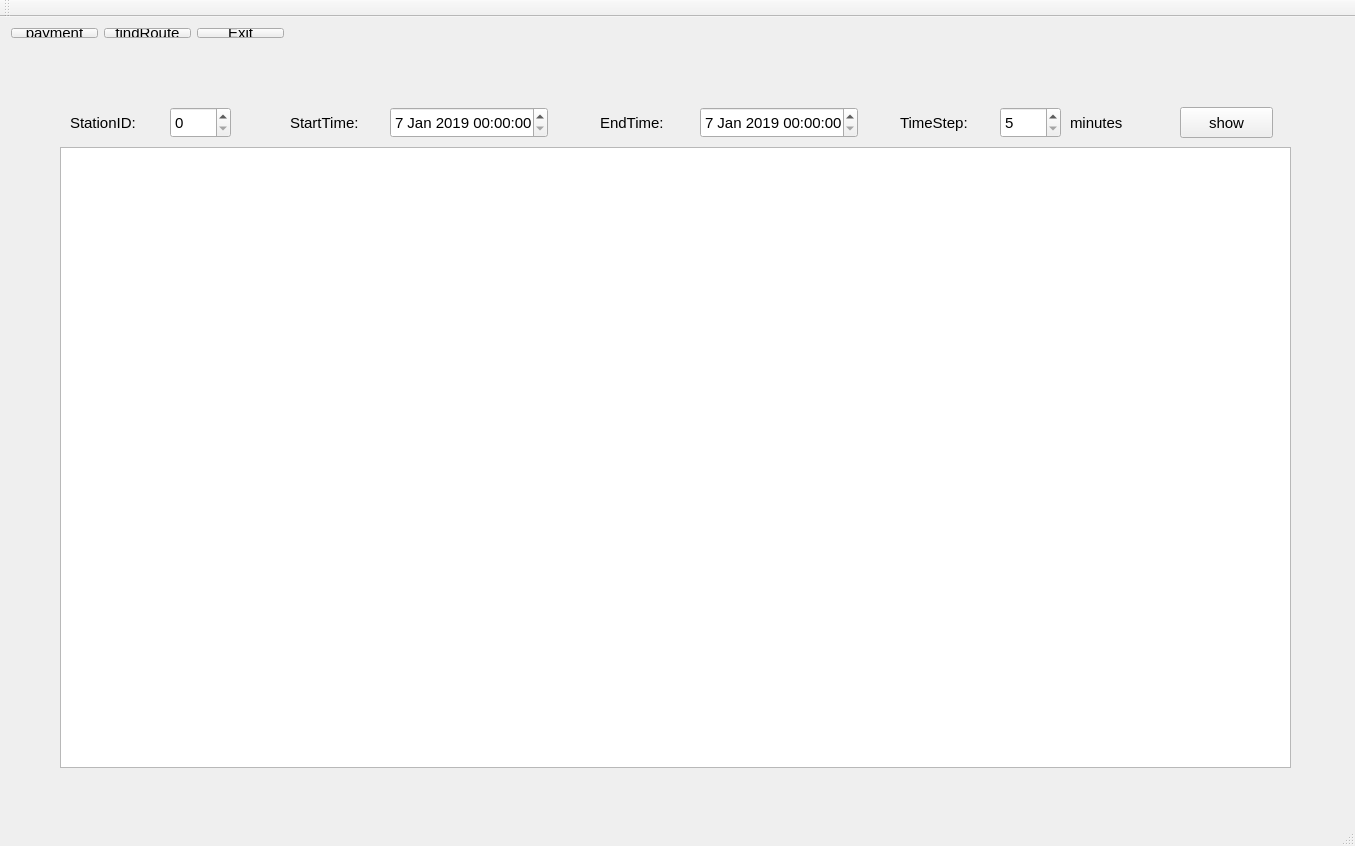
<?xml version="1.0" encoding="UTF-8"?>
<ui version="4.0">
 <class>MainWindow</class>
 <widget class="QMainWindow" name="MainWindow">
  <property name="geometry">
   <rect>
    <x>0</x>
    <y>0</y>
    <width>1355</width>
    <height>846</height>
   </rect>
  </property>
  <property name="font">
   <font>
    <family>Arial</family>
    <pointsize>11</pointsize>
   </font>
  </property>
  <property name="windowTitle">
   <string>MainWindow</string>
  </property>
  <widget class="QWidget" name="centralWidget">
   <widget class="QGraphicsView" name="graphicsView">
    <property name="geometry">
     <rect>
      <x>60</x>
      <y>130</y>
      <width>1231</width>
      <height>621</height>
     </rect>
    </property>
   </widget>
   <widget class="QLabel" name="label">
    <property name="geometry">
     <rect>
      <x>70</x>
      <y>90</y>
      <width>81</width>
      <height>31</height>
     </rect>
    </property>
    <property name="font">
     <font>
      <family>Arial</family>
      <pointsize>11</pointsize>
     </font>
    </property>
    <property name="text">
     <string>StationID:</string>
    </property>
   </widget>
   <widget class="QLabel" name="label_2">
    <property name="geometry">
     <rect>
      <x>600</x>
      <y>90</y>
      <width>81</width>
      <height>31</height>
     </rect>
    </property>
    <property name="font">
     <font>
      <family>Arial</family>
      <pointsize>11</pointsize>
     </font>
    </property>
    <property name="text">
     <string>EndTime:</string>
    </property>
   </widget>
   <widget class="QLabel" name="label_3">
    <property name="geometry">
     <rect>
      <x>290</x>
      <y>90</y>
      <width>81</width>
      <height>31</height>
     </rect>
    </property>
    <property name="font">
     <font>
      <family>Arial</family>
      <pointsize>11</pointsize>
     </font>
    </property>
    <property name="text">
     <string>StartTime:</string>
    </property>
   </widget>
   <widget class="QLabel" name="label_4">
    <property name="geometry">
     <rect>
      <x>900</x>
      <y>90</y>
      <width>81</width>
      <height>31</height>
     </rect>
    </property>
    <property name="font">
     <font>
      <family>Arial</family>
      <pointsize>11</pointsize>
     </font>
    </property>
    <property name="text">
     <string>TimeStep:</string>
    </property>
   </widget>
   <widget class="QPushButton" name="pushButton_4">
    <property name="geometry">
     <rect>
      <x>1180</x>
      <y>90</y>
      <width>93</width>
      <height>31</height>
     </rect>
    </property>
    <property name="font">
     <font>
      <family>Arial</family>
      <pointsize>11</pointsize>
     </font>
    </property>
    <property name="text">
     <string>show</string>
    </property>
   </widget>
   <widget class="QWidget" name="layoutWidget">
    <property name="geometry">
     <rect>
      <x>0</x>
      <y>0</y>
      <width>295</width>
      <height>32</height>
     </rect>
    </property>
    <layout class="QHBoxLayout" name="horizontalLayout">
     <item>
      <widget class="QPushButton" name="pushButton">
       <property name="text">
        <string>payment</string>
       </property>
      </widget>
     </item>
     <item>
      <widget class="QPushButton" name="pushButton_2">
       <property name="text">
        <string>findRoute</string>
       </property>
      </widget>
     </item>
     <item>
      <widget class="QPushButton" name="pushButton_3">
       <property name="text">
        <string>Exit</string>
       </property>
      </widget>
     </item>
    </layout>
   </widget>
   <widget class="QDateTimeEdit" name="dateTimeEdit">
    <property name="geometry">
     <rect>
      <x>700</x>
      <y>90</y>
      <width>158</width>
      <height>31</height>
     </rect>
    </property>
    <property name="font">
     <font>
      <family>Arial</family>
      <pointsize>11</pointsize>
     </font>
    </property>
    <property name="time">
     <time>
      <hour>0</hour>
      <minute>0</minute>
      <second>0</second>
     </time>
    </property>
    <property name="maximumDateTime">
     <datetime>
      <hour>23</hour>
      <minute>59</minute>
      <second>59</second>
      <year>2019</year>
      <month>1</month>
      <day>13</day>
     </datetime>
    </property>
    <property name="minimumDateTime">
     <datetime>
      <hour>0</hour>
      <minute>0</minute>
      <second>0</second>
      <year>2019</year>
      <month>1</month>
      <day>7</day>
     </datetime>
    </property>
   </widget>
   <widget class="QDateTimeEdit" name="dateTimeEdit_2">
    <property name="geometry">
     <rect>
      <x>390</x>
      <y>90</y>
      <width>158</width>
      <height>31</height>
     </rect>
    </property>
    <property name="font">
     <font>
      <family>Arial</family>
      <pointsize>11</pointsize>
     </font>
    </property>
    <property name="time">
     <time>
      <hour>0</hour>
      <minute>0</minute>
      <second>0</second>
     </time>
    </property>
    <property name="maximumDateTime">
     <datetime>
      <hour>23</hour>
      <minute>59</minute>
      <second>59</second>
      <year>2019</year>
      <month>1</month>
      <day>13</day>
     </datetime>
    </property>
    <property name="minimumDateTime">
     <datetime>
      <hour>0</hour>
      <minute>0</minute>
      <second>0</second>
      <year>2019</year>
      <month>1</month>
      <day>7</day>
     </datetime>
    </property>
    <property name="minimumDate">
     <date>
      <year>2019</year>
      <month>1</month>
      <day>7</day>
     </date>
    </property>
   </widget>
   <widget class="QSpinBox" name="spinBox">
    <property name="geometry">
     <rect>
      <x>170</x>
      <y>90</y>
      <width>61</width>
      <height>31</height>
     </rect>
    </property>
    <property name="font">
     <font>
      <family>Arial</family>
      <pointsize>11</pointsize>
     </font>
    </property>
    <property name="maximum">
     <number>80</number>
    </property>
   </widget>
   <widget class="QSpinBox" name="spinBox_2">
    <property name="geometry">
     <rect>
      <x>1000</x>
      <y>90</y>
      <width>61</width>
      <height>31</height>
     </rect>
    </property>
    <property name="font">
     <font>
      <family>Arial</family>
      <pointsize>11</pointsize>
     </font>
    </property>
    <property name="minimum">
     <number>5</number>
    </property>
    <property name="maximum">
     <number>720</number>
    </property>
    <property name="singleStep">
     <number>5</number>
    </property>
   </widget>
   <widget class="QLabel" name="label_5">
    <property name="geometry">
     <rect>
      <x>1070</x>
      <y>90</y>
      <width>81</width>
      <height>31</height>
     </rect>
    </property>
    <property name="font">
     <font>
      <family>Arial</family>
      <pointsize>11</pointsize>
     </font>
    </property>
    <property name="text">
     <string>minutes</string>
    </property>
   </widget>
  </widget>
  <widget class="QMenuBar" name="menuBar">
   <property name="geometry">
    <rect>
     <x>0</x>
     <y>0</y>
     <width>1355</width>
     <height>26</height>
    </rect>
   </property>
  </widget>
  <widget class="QToolBar" name="mainToolBar">
   <attribute name="toolBarArea">
    <enum>TopToolBarArea</enum>
   </attribute>
   <attribute name="toolBarBreak">
    <bool>false</bool>
   </attribute>
  </widget>
  <widget class="QStatusBar" name="statusBar"/>
 </widget>
 <layoutdefault spacing="6" margin="11"/>
 <resources/>
 <connections>
  <connection>
   <sender>pushButton_3</sender>
   <signal>clicked()</signal>
   <receiver>MainWindow</receiver>
   <slot>close()</slot>
   <hints>
    <hint type="sourcelabel">
     <x>625</x>
     <y>395</y>
    </hint>
    <hint type="destinationlabel">
     <x>628</x>
     <y>349</y>
    </hint>
   </hints>
  </connection>
 </connections>
</ui>
